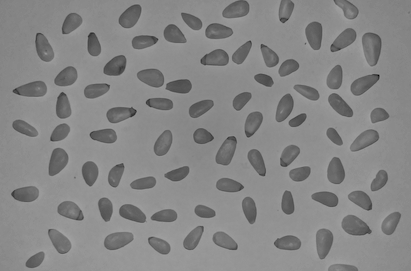
#> input picture 0102/pinenuts.png, 411 x 271 px
$ python 3.py
#> lines starting #> are read from the running program, lines starting #| are printed output that depends on the picture; after the words box and inside, x2 and y2 are one past the last pixel; in counts of white or black regions, pixels touching at a corner belong together
from skimage import io
from numpy import ones
import matplotlib.pyplot as plt
from skimage.morphology import binary_dilation as bwdilate
from skimage.morphology import binary_erosion as bwerode
n = io.imread('pinenuts.png')
#> n is the input picture: shape (271, 411); min 0, max 162, mean 134.1
p = ~((n>130)&(n<165))
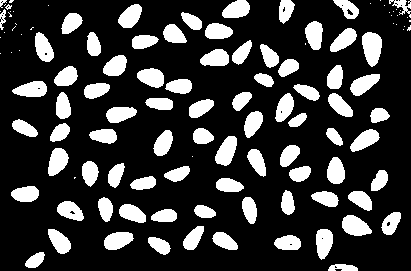
#> p: shape (271, 411) bool; 22.4% white; 117 white regions (35 under 20 px), largest, box (x1, y1, x2, y2) and area: (362, 32, 382, 67) 521, (342, 215, 372, 236) 442, (215, 136, 237, 166) 438
sq = ones((3,3))
pe = bwerode(p,sq)
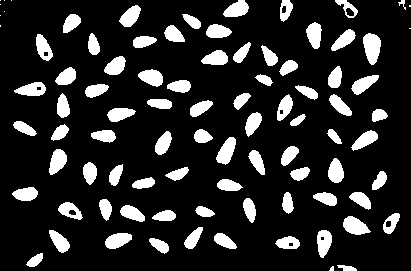
#> pe: shape (271, 411) bool; 16.2% white; 89 white regions (10 under 20 px), largest, box (x1, y1, x2, y2) and area: (363, 33, 381, 65) 415, (343, 216, 371, 235) 344, (216, 137, 236, 165) 338
pd = bwdilate(p,sq)
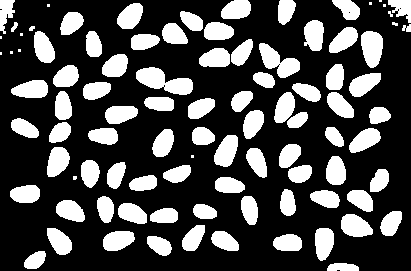
#> pd: shape (271, 411) bool; 29.2% white; 94 white regions (13 under 20 px), largest, box (x1, y1, x2, y2) and area: (136, 67, 193, 95) 895, (259, 43, 300, 78) 714, (361, 31, 383, 68) 635
p_exp = pd & (1-p)
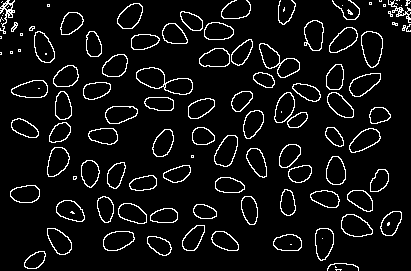
#> p_exp: shape (271, 411) int64; values 0 (black) and 1 (white), 6.8% white in thin lines or dots
p_grad = pd & (1-pe)
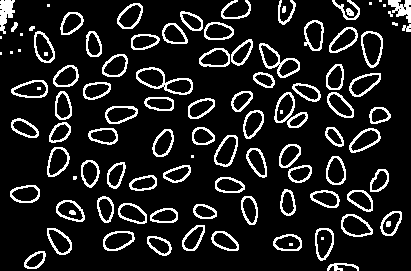
#> p_grad: shape (271, 411) int64; values 0 (black) and 1 (white), 13% white in thin lines or dots
io.imshow(p_exp,cmap='gray')
f = plt.figure();f.show(io.imshow(p_grad,cmap='gray'))
